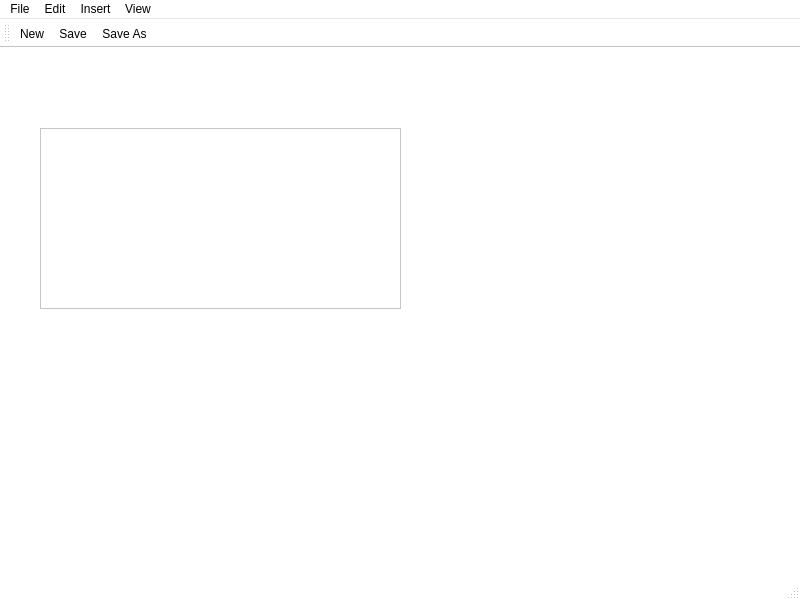
<?xml version="1.0" encoding="UTF-8"?>
<ui version="4.0">
 <class>MainWindow</class>
 <widget class="QMainWindow" name="MainWindow">
  <property name="geometry">
   <rect>
    <x>0</x>
    <y>0</y>
    <width>800</width>
    <height>600</height>
   </rect>
  </property>
  <property name="palette">
   <palette>
    <active>
     <colorrole role="WindowText">
      <brush brushstyle="SolidPattern">
       <color alpha="255">
        <red>0</red>
        <green>0</green>
        <blue>0</blue>
       </color>
      </brush>
     </colorrole>
     <colorrole role="Button">
      <brush brushstyle="SolidPattern">
       <color alpha="255">
        <red>255</red>
        <green>255</green>
        <blue>255</blue>
       </color>
      </brush>
     </colorrole>
     <colorrole role="Light">
      <brush brushstyle="SolidPattern">
       <color alpha="255">
        <red>255</red>
        <green>255</green>
        <blue>255</blue>
       </color>
      </brush>
     </colorrole>
     <colorrole role="Midlight">
      <brush brushstyle="SolidPattern">
       <color alpha="255">
        <red>255</red>
        <green>255</green>
        <blue>255</blue>
       </color>
      </brush>
     </colorrole>
     <colorrole role="Dark">
      <brush brushstyle="SolidPattern">
       <color alpha="255">
        <red>127</red>
        <green>127</green>
        <blue>127</blue>
       </color>
      </brush>
     </colorrole>
     <colorrole role="Mid">
      <brush brushstyle="SolidPattern">
       <color alpha="255">
        <red>170</red>
        <green>170</green>
        <blue>170</blue>
       </color>
      </brush>
     </colorrole>
     <colorrole role="Text">
      <brush brushstyle="SolidPattern">
       <color alpha="255">
        <red>0</red>
        <green>0</green>
        <blue>0</blue>
       </color>
      </brush>
     </colorrole>
     <colorrole role="BrightText">
      <brush brushstyle="SolidPattern">
       <color alpha="255">
        <red>255</red>
        <green>255</green>
        <blue>255</blue>
       </color>
      </brush>
     </colorrole>
     <colorrole role="ButtonText">
      <brush brushstyle="SolidPattern">
       <color alpha="255">
        <red>0</red>
        <green>0</green>
        <blue>0</blue>
       </color>
      </brush>
     </colorrole>
     <colorrole role="Base">
      <brush brushstyle="SolidPattern">
       <color alpha="255">
        <red>255</red>
        <green>255</green>
        <blue>255</blue>
       </color>
      </brush>
     </colorrole>
     <colorrole role="Window">
      <brush brushstyle="SolidPattern">
       <color alpha="255">
        <red>255</red>
        <green>255</green>
        <blue>255</blue>
       </color>
      </brush>
     </colorrole>
     <colorrole role="Shadow">
      <brush brushstyle="SolidPattern">
       <color alpha="255">
        <red>0</red>
        <green>0</green>
        <blue>0</blue>
       </color>
      </brush>
     </colorrole>
     <colorrole role="AlternateBase">
      <brush brushstyle="SolidPattern">
       <color alpha="255">
        <red>255</red>
        <green>255</green>
        <blue>255</blue>
       </color>
      </brush>
     </colorrole>
     <colorrole role="ToolTipBase">
      <brush brushstyle="SolidPattern">
       <color alpha="255">
        <red>255</red>
        <green>255</green>
        <blue>220</blue>
       </color>
      </brush>
     </colorrole>
     <colorrole role="ToolTipText">
      <brush brushstyle="SolidPattern">
       <color alpha="255">
        <red>0</red>
        <green>0</green>
        <blue>0</blue>
       </color>
      </brush>
     </colorrole>
     <colorrole role="PlaceholderText">
      <brush brushstyle="SolidPattern">
       <color alpha="127">
        <red>0</red>
        <green>0</green>
        <blue>0</blue>
       </color>
      </brush>
     </colorrole>
     <colorrole role="Accent">
      <brush brushstyle="SolidPattern">
       <color alpha="255">
        <red>255</red>
        <green>255</green>
        <blue>255</blue>
       </color>
      </brush>
     </colorrole>
    </active>
    <inactive>
     <colorrole role="WindowText">
      <brush brushstyle="SolidPattern">
       <color alpha="255">
        <red>0</red>
        <green>0</green>
        <blue>0</blue>
       </color>
      </brush>
     </colorrole>
     <colorrole role="Button">
      <brush brushstyle="SolidPattern">
       <color alpha="255">
        <red>255</red>
        <green>255</green>
        <blue>255</blue>
       </color>
      </brush>
     </colorrole>
     <colorrole role="Light">
      <brush brushstyle="SolidPattern">
       <color alpha="255">
        <red>255</red>
        <green>255</green>
        <blue>255</blue>
       </color>
      </brush>
     </colorrole>
     <colorrole role="Midlight">
      <brush brushstyle="SolidPattern">
       <color alpha="255">
        <red>255</red>
        <green>255</green>
        <blue>255</blue>
       </color>
      </brush>
     </colorrole>
     <colorrole role="Dark">
      <brush brushstyle="SolidPattern">
       <color alpha="255">
        <red>127</red>
        <green>127</green>
        <blue>127</blue>
       </color>
      </brush>
     </colorrole>
     <colorrole role="Mid">
      <brush brushstyle="SolidPattern">
       <color alpha="255">
        <red>170</red>
        <green>170</green>
        <blue>170</blue>
       </color>
      </brush>
     </colorrole>
     <colorrole role="Text">
      <brush brushstyle="SolidPattern">
       <color alpha="255">
        <red>0</red>
        <green>0</green>
        <blue>0</blue>
       </color>
      </brush>
     </colorrole>
     <colorrole role="BrightText">
      <brush brushstyle="SolidPattern">
       <color alpha="255">
        <red>255</red>
        <green>255</green>
        <blue>255</blue>
       </color>
      </brush>
     </colorrole>
     <colorrole role="ButtonText">
      <brush brushstyle="SolidPattern">
       <color alpha="255">
        <red>0</red>
        <green>0</green>
        <blue>0</blue>
       </color>
      </brush>
     </colorrole>
     <colorrole role="Base">
      <brush brushstyle="SolidPattern">
       <color alpha="255">
        <red>255</red>
        <green>255</green>
        <blue>255</blue>
       </color>
      </brush>
     </colorrole>
     <colorrole role="Window">
      <brush brushstyle="SolidPattern">
       <color alpha="255">
        <red>255</red>
        <green>255</green>
        <blue>255</blue>
       </color>
      </brush>
     </colorrole>
     <colorrole role="Shadow">
      <brush brushstyle="SolidPattern">
       <color alpha="255">
        <red>0</red>
        <green>0</green>
        <blue>0</blue>
       </color>
      </brush>
     </colorrole>
     <colorrole role="AlternateBase">
      <brush brushstyle="SolidPattern">
       <color alpha="255">
        <red>255</red>
        <green>255</green>
        <blue>255</blue>
       </color>
      </brush>
     </colorrole>
     <colorrole role="ToolTipBase">
      <brush brushstyle="SolidPattern">
       <color alpha="255">
        <red>255</red>
        <green>255</green>
        <blue>220</blue>
       </color>
      </brush>
     </colorrole>
     <colorrole role="ToolTipText">
      <brush brushstyle="SolidPattern">
       <color alpha="255">
        <red>0</red>
        <green>0</green>
        <blue>0</blue>
       </color>
      </brush>
     </colorrole>
     <colorrole role="PlaceholderText">
      <brush brushstyle="SolidPattern">
       <color alpha="127">
        <red>0</red>
        <green>0</green>
        <blue>0</blue>
       </color>
      </brush>
     </colorrole>
     <colorrole role="Accent">
      <brush brushstyle="SolidPattern">
       <color alpha="255">
        <red>255</red>
        <green>255</green>
        <blue>255</blue>
       </color>
      </brush>
     </colorrole>
    </inactive>
    <disabled>
     <colorrole role="WindowText">
      <brush brushstyle="SolidPattern">
       <color alpha="255">
        <red>127</red>
        <green>127</green>
        <blue>127</blue>
       </color>
      </brush>
     </colorrole>
     <colorrole role="Button">
      <brush brushstyle="SolidPattern">
       <color alpha="255">
        <red>255</red>
        <green>255</green>
        <blue>255</blue>
       </color>
      </brush>
     </colorrole>
     <colorrole role="Light">
      <brush brushstyle="SolidPattern">
       <color alpha="255">
        <red>255</red>
        <green>255</green>
        <blue>255</blue>
       </color>
      </brush>
     </colorrole>
     <colorrole role="Midlight">
      <brush brushstyle="SolidPattern">
       <color alpha="255">
        <red>255</red>
        <green>255</green>
        <blue>255</blue>
       </color>
      </brush>
     </colorrole>
     <colorrole role="Dark">
      <brush brushstyle="SolidPattern">
       <color alpha="255">
        <red>127</red>
        <green>127</green>
        <blue>127</blue>
       </color>
      </brush>
     </colorrole>
     <colorrole role="Mid">
      <brush brushstyle="SolidPattern">
       <color alpha="255">
        <red>170</red>
        <green>170</green>
        <blue>170</blue>
       </color>
      </brush>
     </colorrole>
     <colorrole role="Text">
      <brush brushstyle="SolidPattern">
       <color alpha="255">
        <red>127</red>
        <green>127</green>
        <blue>127</blue>
       </color>
      </brush>
     </colorrole>
     <colorrole role="BrightText">
      <brush brushstyle="SolidPattern">
       <color alpha="255">
        <red>255</red>
        <green>255</green>
        <blue>255</blue>
       </color>
      </brush>
     </colorrole>
     <colorrole role="ButtonText">
      <brush brushstyle="SolidPattern">
       <color alpha="255">
        <red>127</red>
        <green>127</green>
        <blue>127</blue>
       </color>
      </brush>
     </colorrole>
     <colorrole role="Base">
      <brush brushstyle="SolidPattern">
       <color alpha="255">
        <red>255</red>
        <green>255</green>
        <blue>255</blue>
       </color>
      </brush>
     </colorrole>
     <colorrole role="Window">
      <brush brushstyle="SolidPattern">
       <color alpha="255">
        <red>255</red>
        <green>255</green>
        <blue>255</blue>
       </color>
      </brush>
     </colorrole>
     <colorrole role="Shadow">
      <brush brushstyle="SolidPattern">
       <color alpha="255">
        <red>0</red>
        <green>0</green>
        <blue>0</blue>
       </color>
      </brush>
     </colorrole>
     <colorrole role="AlternateBase">
      <brush brushstyle="SolidPattern">
       <color alpha="255">
        <red>255</red>
        <green>255</green>
        <blue>255</blue>
       </color>
      </brush>
     </colorrole>
     <colorrole role="ToolTipBase">
      <brush brushstyle="SolidPattern">
       <color alpha="255">
        <red>255</red>
        <green>255</green>
        <blue>220</blue>
       </color>
      </brush>
     </colorrole>
     <colorrole role="ToolTipText">
      <brush brushstyle="SolidPattern">
       <color alpha="255">
        <red>0</red>
        <green>0</green>
        <blue>0</blue>
       </color>
      </brush>
     </colorrole>
     <colorrole role="PlaceholderText">
      <brush brushstyle="SolidPattern">
       <color alpha="127">
        <red>127</red>
        <green>127</green>
        <blue>127</blue>
       </color>
      </brush>
     </colorrole>
     <colorrole role="Accent">
      <brush brushstyle="SolidPattern">
       <color alpha="255">
        <red>255</red>
        <green>255</green>
        <blue>255</blue>
       </color>
      </brush>
     </colorrole>
    </disabled>
   </palette>
  </property>
  <property name="windowTitle">
   <string>MainWindow</string>
  </property>
  <widget class="QWidget" name="centralwidget">
   <widget class="QPlainTextEdit" name="plainTextEdit">
    <property name="geometry">
     <rect>
      <x>40</x>
      <y>80</y>
      <width>361</width>
      <height>181</height>
     </rect>
    </property>
    <property name="plainText">
     <string/>
    </property>
   </widget>
  </widget>
  <widget class="QStatusBar" name="statusbar">
   <property name="palette">
    <palette>
     <active>
      <colorrole role="WindowText">
       <brush brushstyle="SolidPattern">
        <color alpha="255">
         <red>0</red>
         <green>0</green>
         <blue>0</blue>
        </color>
       </brush>
      </colorrole>
      <colorrole role="Button">
       <brush brushstyle="SolidPattern">
        <color alpha="255">
         <red>192</red>
         <green>191</green>
         <blue>188</blue>
        </color>
       </brush>
      </colorrole>
      <colorrole role="Light">
       <brush brushstyle="SolidPattern">
        <color alpha="255">
         <red>255</red>
         <green>255</green>
         <blue>255</blue>
        </color>
       </brush>
      </colorrole>
      <colorrole role="Midlight">
       <brush brushstyle="SolidPattern">
        <color alpha="255">
         <red>223</red>
         <green>223</green>
         <blue>221</blue>
        </color>
       </brush>
      </colorrole>
      <colorrole role="Dark">
       <brush brushstyle="SolidPattern">
        <color alpha="255">
         <red>96</red>
         <green>96</green>
         <blue>94</blue>
        </color>
       </brush>
      </colorrole>
      <colorrole role="Mid">
       <brush brushstyle="SolidPattern">
        <color alpha="255">
         <red>128</red>
         <green>127</green>
         <blue>125</blue>
        </color>
       </brush>
      </colorrole>
      <colorrole role="Text">
       <brush brushstyle="SolidPattern">
        <color alpha="255">
         <red>0</red>
         <green>0</green>
         <blue>0</blue>
        </color>
       </brush>
      </colorrole>
      <colorrole role="BrightText">
       <brush brushstyle="SolidPattern">
        <color alpha="255">
         <red>255</red>
         <green>255</green>
         <blue>255</blue>
        </color>
       </brush>
      </colorrole>
      <colorrole role="ButtonText">
       <brush brushstyle="SolidPattern">
        <color alpha="255">
         <red>0</red>
         <green>0</green>
         <blue>0</blue>
        </color>
       </brush>
      </colorrole>
      <colorrole role="Base">
       <brush brushstyle="SolidPattern">
        <color alpha="255">
         <red>255</red>
         <green>255</green>
         <blue>255</blue>
        </color>
       </brush>
      </colorrole>
      <colorrole role="Window">
       <brush brushstyle="SolidPattern">
        <color alpha="255">
         <red>192</red>
         <green>191</green>
         <blue>188</blue>
        </color>
       </brush>
      </colorrole>
      <colorrole role="Shadow">
       <brush brushstyle="SolidPattern">
        <color alpha="255">
         <red>0</red>
         <green>0</green>
         <blue>0</blue>
        </color>
       </brush>
      </colorrole>
      <colorrole role="AlternateBase">
       <brush brushstyle="SolidPattern">
        <color alpha="255">
         <red>223</red>
         <green>223</green>
         <blue>221</blue>
        </color>
       </brush>
      </colorrole>
      <colorrole role="ToolTipBase">
       <brush brushstyle="SolidPattern">
        <color alpha="255">
         <red>255</red>
         <green>255</green>
         <blue>220</blue>
        </color>
       </brush>
      </colorrole>
      <colorrole role="ToolTipText">
       <brush brushstyle="SolidPattern">
        <color alpha="255">
         <red>0</red>
         <green>0</green>
         <blue>0</blue>
        </color>
       </brush>
      </colorrole>
      <colorrole role="PlaceholderText">
       <brush brushstyle="SolidPattern">
        <color alpha="127">
         <red>0</red>
         <green>0</green>
         <blue>0</blue>
        </color>
       </brush>
      </colorrole>
      <colorrole role="Accent">
       <brush brushstyle="SolidPattern">
        <color alpha="255">
         <red>255</red>
         <green>255</green>
         <blue>255</blue>
        </color>
       </brush>
      </colorrole>
     </active>
     <inactive>
      <colorrole role="WindowText">
       <brush brushstyle="SolidPattern">
        <color alpha="255">
         <red>0</red>
         <green>0</green>
         <blue>0</blue>
        </color>
       </brush>
      </colorrole>
      <colorrole role="Button">
       <brush brushstyle="SolidPattern">
        <color alpha="255">
         <red>192</red>
         <green>191</green>
         <blue>188</blue>
        </color>
       </brush>
      </colorrole>
      <colorrole role="Light">
       <brush brushstyle="SolidPattern">
        <color alpha="255">
         <red>255</red>
         <green>255</green>
         <blue>255</blue>
        </color>
       </brush>
      </colorrole>
      <colorrole role="Midlight">
       <brush brushstyle="SolidPattern">
        <color alpha="255">
         <red>223</red>
         <green>223</green>
         <blue>221</blue>
        </color>
       </brush>
      </colorrole>
      <colorrole role="Dark">
       <brush brushstyle="SolidPattern">
        <color alpha="255">
         <red>96</red>
         <green>96</green>
         <blue>94</blue>
        </color>
       </brush>
      </colorrole>
      <colorrole role="Mid">
       <brush brushstyle="SolidPattern">
        <color alpha="255">
         <red>128</red>
         <green>127</green>
         <blue>125</blue>
        </color>
       </brush>
      </colorrole>
      <colorrole role="Text">
       <brush brushstyle="SolidPattern">
        <color alpha="255">
         <red>0</red>
         <green>0</green>
         <blue>0</blue>
        </color>
       </brush>
      </colorrole>
      <colorrole role="BrightText">
       <brush brushstyle="SolidPattern">
        <color alpha="255">
         <red>255</red>
         <green>255</green>
         <blue>255</blue>
        </color>
       </brush>
      </colorrole>
      <colorrole role="ButtonText">
       <brush brushstyle="SolidPattern">
        <color alpha="255">
         <red>0</red>
         <green>0</green>
         <blue>0</blue>
        </color>
       </brush>
      </colorrole>
      <colorrole role="Base">
       <brush brushstyle="SolidPattern">
        <color alpha="255">
         <red>255</red>
         <green>255</green>
         <blue>255</blue>
        </color>
       </brush>
      </colorrole>
      <colorrole role="Window">
       <brush brushstyle="SolidPattern">
        <color alpha="255">
         <red>192</red>
         <green>191</green>
         <blue>188</blue>
        </color>
       </brush>
      </colorrole>
      <colorrole role="Shadow">
       <brush brushstyle="SolidPattern">
        <color alpha="255">
         <red>0</red>
         <green>0</green>
         <blue>0</blue>
        </color>
       </brush>
      </colorrole>
      <colorrole role="AlternateBase">
       <brush brushstyle="SolidPattern">
        <color alpha="255">
         <red>223</red>
         <green>223</green>
         <blue>221</blue>
        </color>
       </brush>
      </colorrole>
      <colorrole role="ToolTipBase">
       <brush brushstyle="SolidPattern">
        <color alpha="255">
         <red>255</red>
         <green>255</green>
         <blue>220</blue>
        </color>
       </brush>
      </colorrole>
      <colorrole role="ToolTipText">
       <brush brushstyle="SolidPattern">
        <color alpha="255">
         <red>0</red>
         <green>0</green>
         <blue>0</blue>
        </color>
       </brush>
      </colorrole>
      <colorrole role="PlaceholderText">
       <brush brushstyle="SolidPattern">
        <color alpha="127">
         <red>0</red>
         <green>0</green>
         <blue>0</blue>
        </color>
       </brush>
      </colorrole>
      <colorrole role="Accent">
       <brush brushstyle="SolidPattern">
        <color alpha="255">
         <red>255</red>
         <green>255</green>
         <blue>255</blue>
        </color>
       </brush>
      </colorrole>
     </inactive>
     <disabled>
      <colorrole role="WindowText">
       <brush brushstyle="SolidPattern">
        <color alpha="255">
         <red>96</red>
         <green>96</green>
         <blue>94</blue>
        </color>
       </brush>
      </colorrole>
      <colorrole role="Button">
       <brush brushstyle="SolidPattern">
        <color alpha="255">
         <red>192</red>
         <green>191</green>
         <blue>188</blue>
        </color>
       </brush>
      </colorrole>
      <colorrole role="Light">
       <brush brushstyle="SolidPattern">
        <color alpha="255">
         <red>255</red>
         <green>255</green>
         <blue>255</blue>
        </color>
       </brush>
      </colorrole>
      <colorrole role="Midlight">
       <brush brushstyle="SolidPattern">
        <color alpha="255">
         <red>223</red>
         <green>223</green>
         <blue>221</blue>
        </color>
       </brush>
      </colorrole>
      <colorrole role="Dark">
       <brush brushstyle="SolidPattern">
        <color alpha="255">
         <red>96</red>
         <green>96</green>
         <blue>94</blue>
        </color>
       </brush>
      </colorrole>
      <colorrole role="Mid">
       <brush brushstyle="SolidPattern">
        <color alpha="255">
         <red>128</red>
         <green>127</green>
         <blue>125</blue>
        </color>
       </brush>
      </colorrole>
      <colorrole role="Text">
       <brush brushstyle="SolidPattern">
        <color alpha="255">
         <red>96</red>
         <green>96</green>
         <blue>94</blue>
        </color>
       </brush>
      </colorrole>
      <colorrole role="BrightText">
       <brush brushstyle="SolidPattern">
        <color alpha="255">
         <red>255</red>
         <green>255</green>
         <blue>255</blue>
        </color>
       </brush>
      </colorrole>
      <colorrole role="ButtonText">
       <brush brushstyle="SolidPattern">
        <color alpha="255">
         <red>96</red>
         <green>96</green>
         <blue>94</blue>
        </color>
       </brush>
      </colorrole>
      <colorrole role="Base">
       <brush brushstyle="SolidPattern">
        <color alpha="255">
         <red>192</red>
         <green>191</green>
         <blue>188</blue>
        </color>
       </brush>
      </colorrole>
      <colorrole role="Window">
       <brush brushstyle="SolidPattern">
        <color alpha="255">
         <red>192</red>
         <green>191</green>
         <blue>188</blue>
        </color>
       </brush>
      </colorrole>
      <colorrole role="Shadow">
       <brush brushstyle="SolidPattern">
        <color alpha="255">
         <red>0</red>
         <green>0</green>
         <blue>0</blue>
        </color>
       </brush>
      </colorrole>
      <colorrole role="AlternateBase">
       <brush brushstyle="SolidPattern">
        <color alpha="255">
         <red>192</red>
         <green>191</green>
         <blue>188</blue>
        </color>
       </brush>
      </colorrole>
      <colorrole role="ToolTipBase">
       <brush brushstyle="SolidPattern">
        <color alpha="255">
         <red>255</red>
         <green>255</green>
         <blue>220</blue>
        </color>
       </brush>
      </colorrole>
      <colorrole role="ToolTipText">
       <brush brushstyle="SolidPattern">
        <color alpha="255">
         <red>0</red>
         <green>0</green>
         <blue>0</blue>
        </color>
       </brush>
      </colorrole>
      <colorrole role="PlaceholderText">
       <brush brushstyle="SolidPattern">
        <color alpha="127">
         <red>96</red>
         <green>96</green>
         <blue>94</blue>
        </color>
       </brush>
      </colorrole>
      <colorrole role="Accent">
       <brush brushstyle="SolidPattern">
        <color alpha="255">
         <red>250</red>
         <green>248</green>
         <blue>244</blue>
        </color>
       </brush>
      </colorrole>
     </disabled>
    </palette>
   </property>
  </widget>
  <widget class="QMenuBar" name="menubar">
   <property name="geometry">
    <rect>
     <x>0</x>
     <y>0</y>
     <width>800</width>
     <height>23</height>
    </rect>
   </property>
   <widget class="QMenu" name="menuFile">
    <property name="title">
     <string>File</string>
    </property>
    <addaction name="actionNew"/>
    <addaction name="actionOpen"/>
    <addaction name="actionSave"/>
    <addaction name="actionSave_As"/>
    <addaction name="separator"/>
    <addaction name="actionExit"/>
   </widget>
   <widget class="QMenu" name="menuEdit">
    <property name="palette">
     <palette>
      <active>
       <colorrole role="WindowText">
        <brush brushstyle="SolidPattern">
         <color alpha="255">
          <red>255</red>
          <green>255</green>
          <blue>255</blue>
         </color>
        </brush>
       </colorrole>
       <colorrole role="Button">
        <brush brushstyle="SolidPattern">
         <color alpha="255">
          <red>31</red>
          <green>31</green>
          <blue>31</blue>
         </color>
        </brush>
       </colorrole>
       <colorrole role="Light">
        <brush brushstyle="SolidPattern">
         <color alpha="255">
          <red>46</red>
          <green>46</green>
          <blue>46</blue>
         </color>
        </brush>
       </colorrole>
       <colorrole role="Midlight">
        <brush brushstyle="SolidPattern">
         <color alpha="255">
          <red>38</red>
          <green>38</green>
          <blue>38</blue>
         </color>
        </brush>
       </colorrole>
       <colorrole role="Dark">
        <brush brushstyle="SolidPattern">
         <color alpha="255">
          <red>15</red>
          <green>15</green>
          <blue>15</blue>
         </color>
        </brush>
       </colorrole>
       <colorrole role="Mid">
        <brush brushstyle="SolidPattern">
         <color alpha="255">
          <red>21</red>
          <green>21</green>
          <blue>21</blue>
         </color>
        </brush>
       </colorrole>
       <colorrole role="Text">
        <brush brushstyle="SolidPattern">
         <color alpha="255">
          <red>255</red>
          <green>255</green>
          <blue>255</blue>
         </color>
        </brush>
       </colorrole>
       <colorrole role="BrightText">
        <brush brushstyle="SolidPattern">
         <color alpha="255">
          <red>255</red>
          <green>255</green>
          <blue>255</blue>
         </color>
        </brush>
       </colorrole>
       <colorrole role="ButtonText">
        <brush brushstyle="SolidPattern">
         <color alpha="255">
          <red>255</red>
          <green>255</green>
          <blue>255</blue>
         </color>
        </brush>
       </colorrole>
       <colorrole role="Base">
        <brush brushstyle="SolidPattern">
         <color alpha="255">
          <red>0</red>
          <green>0</green>
          <blue>0</blue>
         </color>
        </brush>
       </colorrole>
       <colorrole role="Window">
        <brush brushstyle="SolidPattern">
         <color alpha="255">
          <red>31</red>
          <green>31</green>
          <blue>31</blue>
         </color>
        </brush>
       </colorrole>
       <colorrole role="Shadow">
        <brush brushstyle="SolidPattern">
         <color alpha="255">
          <red>0</red>
          <green>0</green>
          <blue>0</blue>
         </color>
        </brush>
       </colorrole>
       <colorrole role="AlternateBase">
        <brush brushstyle="SolidPattern">
         <color alpha="255">
          <red>15</red>
          <green>15</green>
          <blue>15</blue>
         </color>
        </brush>
       </colorrole>
       <colorrole role="ToolTipBase">
        <brush brushstyle="SolidPattern">
         <color alpha="255">
          <red>255</red>
          <green>255</green>
          <blue>220</blue>
         </color>
        </brush>
       </colorrole>
       <colorrole role="ToolTipText">
        <brush brushstyle="SolidPattern">
         <color alpha="255">
          <red>0</red>
          <green>0</green>
          <blue>0</blue>
         </color>
        </brush>
       </colorrole>
       <colorrole role="PlaceholderText">
        <brush brushstyle="SolidPattern">
         <color alpha="127">
          <red>255</red>
          <green>255</green>
          <blue>255</blue>
         </color>
        </brush>
       </colorrole>
       <colorrole role="Accent">
        <brush brushstyle="SolidPattern">
         <color alpha="255">
          <red>0</red>
          <green>0</green>
          <blue>0</blue>
         </color>
        </brush>
       </colorrole>
      </active>
      <inactive>
       <colorrole role="WindowText">
        <brush brushstyle="SolidPattern">
         <color alpha="255">
          <red>255</red>
          <green>255</green>
          <blue>255</blue>
         </color>
        </brush>
       </colorrole>
       <colorrole role="Button">
        <brush brushstyle="SolidPattern">
         <color alpha="255">
          <red>31</red>
          <green>31</green>
          <blue>31</blue>
         </color>
        </brush>
       </colorrole>
       <colorrole role="Light">
        <brush brushstyle="SolidPattern">
         <color alpha="255">
          <red>46</red>
          <green>46</green>
          <blue>46</blue>
         </color>
        </brush>
       </colorrole>
       <colorrole role="Midlight">
        <brush brushstyle="SolidPattern">
         <color alpha="255">
          <red>38</red>
          <green>38</green>
          <blue>38</blue>
         </color>
        </brush>
       </colorrole>
       <colorrole role="Dark">
        <brush brushstyle="SolidPattern">
         <color alpha="255">
          <red>15</red>
          <green>15</green>
          <blue>15</blue>
         </color>
        </brush>
       </colorrole>
       <colorrole role="Mid">
        <brush brushstyle="SolidPattern">
         <color alpha="255">
          <red>21</red>
          <green>21</green>
          <blue>21</blue>
         </color>
        </brush>
       </colorrole>
       <colorrole role="Text">
        <brush brushstyle="SolidPattern">
         <color alpha="255">
          <red>255</red>
          <green>255</green>
          <blue>255</blue>
         </color>
        </brush>
       </colorrole>
       <colorrole role="BrightText">
        <brush brushstyle="SolidPattern">
         <color alpha="255">
          <red>255</red>
          <green>255</green>
          <blue>255</blue>
         </color>
        </brush>
       </colorrole>
       <colorrole role="ButtonText">
        <brush brushstyle="SolidPattern">
         <color alpha="255">
          <red>255</red>
          <green>255</green>
          <blue>255</blue>
         </color>
        </brush>
       </colorrole>
       <colorrole role="Base">
        <brush brushstyle="SolidPattern">
         <color alpha="255">
          <red>0</red>
          <green>0</green>
          <blue>0</blue>
         </color>
        </brush>
       </colorrole>
       <colorrole role="Window">
        <brush brushstyle="SolidPattern">
         <color alpha="255">
          <red>31</red>
          <green>31</green>
          <blue>31</blue>
         </color>
        </brush>
       </colorrole>
       <colorrole role="Shadow">
        <brush brushstyle="SolidPattern">
         <color alpha="255">
          <red>0</red>
          <green>0</green>
          <blue>0</blue>
         </color>
        </brush>
       </colorrole>
       <colorrole role="AlternateBase">
        <brush brushstyle="SolidPattern">
         <color alpha="255">
          <red>15</red>
          <green>15</green>
          <blue>15</blue>
         </color>
        </brush>
       </colorrole>
       <colorrole role="ToolTipBase">
        <brush brushstyle="SolidPattern">
         <color alpha="255">
          <red>255</red>
          <green>255</green>
          <blue>220</blue>
         </color>
        </brush>
       </colorrole>
       <colorrole role="ToolTipText">
        <brush brushstyle="SolidPattern">
         <color alpha="255">
          <red>0</red>
          <green>0</green>
          <blue>0</blue>
         </color>
        </brush>
       </colorrole>
       <colorrole role="PlaceholderText">
        <brush brushstyle="SolidPattern">
         <color alpha="127">
          <red>255</red>
          <green>255</green>
          <blue>255</blue>
         </color>
        </brush>
       </colorrole>
       <colorrole role="Accent">
        <brush brushstyle="SolidPattern">
         <color alpha="255">
          <red>0</red>
          <green>0</green>
          <blue>0</blue>
         </color>
        </brush>
       </colorrole>
      </inactive>
      <disabled>
       <colorrole role="WindowText">
        <brush brushstyle="SolidPattern">
         <color alpha="255">
          <red>15</red>
          <green>15</green>
          <blue>15</blue>
         </color>
        </brush>
       </colorrole>
       <colorrole role="Button">
        <brush brushstyle="SolidPattern">
         <color alpha="255">
          <red>31</red>
          <green>31</green>
          <blue>31</blue>
         </color>
        </brush>
       </colorrole>
       <colorrole role="Light">
        <brush brushstyle="SolidPattern">
         <color alpha="255">
          <red>46</red>
          <green>46</green>
          <blue>46</blue>
         </color>
        </brush>
       </colorrole>
       <colorrole role="Midlight">
        <brush brushstyle="SolidPattern">
         <color alpha="255">
          <red>38</red>
          <green>38</green>
          <blue>38</blue>
         </color>
        </brush>
       </colorrole>
       <colorrole role="Dark">
        <brush brushstyle="SolidPattern">
         <color alpha="255">
          <red>15</red>
          <green>15</green>
          <blue>15</blue>
         </color>
        </brush>
       </colorrole>
       <colorrole role="Mid">
        <brush brushstyle="SolidPattern">
         <color alpha="255">
          <red>21</red>
          <green>21</green>
          <blue>21</blue>
         </color>
        </brush>
       </colorrole>
       <colorrole role="Text">
        <brush brushstyle="SolidPattern">
         <color alpha="255">
          <red>15</red>
          <green>15</green>
          <blue>15</blue>
         </color>
        </brush>
       </colorrole>
       <colorrole role="BrightText">
        <brush brushstyle="SolidPattern">
         <color alpha="255">
          <red>255</red>
          <green>255</green>
          <blue>255</blue>
         </color>
        </brush>
       </colorrole>
       <colorrole role="ButtonText">
        <brush brushstyle="SolidPattern">
         <color alpha="255">
          <red>15</red>
          <green>15</green>
          <blue>15</blue>
         </color>
        </brush>
       </colorrole>
       <colorrole role="Base">
        <brush brushstyle="SolidPattern">
         <color alpha="255">
          <red>31</red>
          <green>31</green>
          <blue>31</blue>
         </color>
        </brush>
       </colorrole>
       <colorrole role="Window">
        <brush brushstyle="SolidPattern">
         <color alpha="255">
          <red>31</red>
          <green>31</green>
          <blue>31</blue>
         </color>
        </brush>
       </colorrole>
       <colorrole role="Shadow">
        <brush brushstyle="SolidPattern">
         <color alpha="255">
          <red>0</red>
          <green>0</green>
          <blue>0</blue>
         </color>
        </brush>
       </colorrole>
       <colorrole role="AlternateBase">
        <brush brushstyle="SolidPattern">
         <color alpha="255">
          <red>31</red>
          <green>31</green>
          <blue>31</blue>
         </color>
        </brush>
       </colorrole>
       <colorrole role="ToolTipBase">
        <brush brushstyle="SolidPattern">
         <color alpha="255">
          <red>255</red>
          <green>255</green>
          <blue>220</blue>
         </color>
        </brush>
       </colorrole>
       <colorrole role="ToolTipText">
        <brush brushstyle="SolidPattern">
         <color alpha="255">
          <red>0</red>
          <green>0</green>
          <blue>0</blue>
         </color>
        </brush>
       </colorrole>
       <colorrole role="PlaceholderText">
        <brush brushstyle="SolidPattern">
         <color alpha="127">
          <red>15</red>
          <green>15</green>
          <blue>15</blue>
         </color>
        </brush>
       </colorrole>
       <colorrole role="Accent">
        <brush brushstyle="SolidPattern">
         <color alpha="255">
          <red>22</red>
          <green>22</green>
          <blue>22</blue>
         </color>
        </brush>
       </colorrole>
      </disabled>
     </palette>
    </property>
    <property name="font">
     <font>
      <bold>false</bold>
     </font>
    </property>
    <property name="title">
     <string>Edit</string>
    </property>
    <addaction name="actionCopy"/>
    <addaction name="actionPaste"/>
    <addaction name="actionCut"/>
    <addaction name="separator"/>
    <addaction name="actionSelect_All"/>
    <addaction name="actionSelect_None"/>
   </widget>
   <widget class="QMenu" name="menuInsert">
    <property name="title">
     <string>Insert</string>
    </property>
    <addaction name="actionAnimals"/>
    <addaction name="actionShapes"/>
    <addaction name="actionFood"/>
   </widget>
   <widget class="QMenu" name="menuView">
    <property name="title">
     <string>View</string>
    </property>
    <addaction name="actionToolbar_Top"/>
    <addaction name="actionToolbar_Bottom"/>
    <addaction name="actionToolbar_Left"/>
    <addaction name="actionToolbar_Right"/>
    <addaction name="separator"/>
    <addaction name="actionToolbar_Floatable"/>
    <addaction name="actionToolbar_Movable"/>
   </widget>
   <addaction name="menuFile"/>
   <addaction name="menuEdit"/>
   <addaction name="menuInsert"/>
   <addaction name="menuView"/>
  </widget>
  <widget class="QToolBar" name="toolBar">
   <property name="windowTitle">
    <string>toolBar</string>
   </property>
   <attribute name="toolBarArea">
    <enum>TopToolBarArea</enum>
   </attribute>
   <attribute name="toolBarBreak">
    <bool>false</bool>
   </attribute>
   <addaction name="actionNew"/>
   <addaction name="actionSave"/>
   <addaction name="actionSave_As"/>
  </widget>
  <action name="actionNew">
   <property name="icon">
    <iconset theme="QIcon::ThemeIcon::DocumentNew"/>
   </property>
   <property name="text">
    <string>New</string>
   </property>
  </action>
  <action name="actionOpen">
   <property name="text">
    <string>Open</string>
   </property>
  </action>
  <action name="actionSave">
   <property name="icon">
    <iconset theme="QIcon::ThemeIcon::DocumentSave"/>
   </property>
   <property name="text">
    <string>Save</string>
   </property>
  </action>
  <action name="actionSave_As">
   <property name="icon">
    <iconset theme="QIcon::ThemeIcon::DocumentSaveAs"/>
   </property>
   <property name="text">
    <string>Save As</string>
   </property>
  </action>
  <action name="actionExit">
   <property name="text">
    <string>Exit</string>
   </property>
  </action>
  <action name="actionCopy">
   <property name="icon">
    <iconset theme="QIcon::ThemeIcon::EditCopy"/>
   </property>
   <property name="text">
    <string>Copy</string>
   </property>
  </action>
  <action name="actionPaste">
   <property name="text">
    <string>Paste</string>
   </property>
  </action>
  <action name="actionCut">
   <property name="icon">
    <iconset theme="QIcon::ThemeIcon::EditCut"/>
   </property>
   <property name="text">
    <string>Cut</string>
   </property>
  </action>
  <action name="actionSelect_All">
   <property name="text">
    <string>Select All</string>
   </property>
  </action>
  <action name="actionSelect_None">
   <property name="text">
    <string>Select None</string>
   </property>
  </action>
  <action name="actionAnimals">
   <property name="text">
    <string>Animals</string>
   </property>
  </action>
  <action name="actionShapes">
   <property name="text">
    <string>Shapes</string>
   </property>
  </action>
  <action name="actionFood">
   <property name="text">
    <string>Food</string>
   </property>
  </action>
  <action name="actionToolbar_Top">
   <property name="text">
    <string>Toolbar Top</string>
   </property>
  </action>
  <action name="actionToolbar_Bottom">
   <property name="text">
    <string>Toolbar Bottom</string>
   </property>
  </action>
  <action name="actionToolbar_Left">
   <property name="text">
    <string>Toolbar Left</string>
   </property>
  </action>
  <action name="actionToolbar_Right">
   <property name="text">
    <string>Toolbar Right</string>
   </property>
  </action>
  <action name="actionToolbar_Floatable">
   <property name="checkable">
    <bool>true</bool>
   </property>
   <property name="text">
    <string>Toolbar Floatable</string>
   </property>
  </action>
  <action name="actionToolbar_Movable">
   <property name="checkable">
    <bool>true</bool>
   </property>
   <property name="text">
    <string>Toolbar Movable</string>
   </property>
  </action>
 </widget>
 <resources/>
 <connections/>
</ui>
